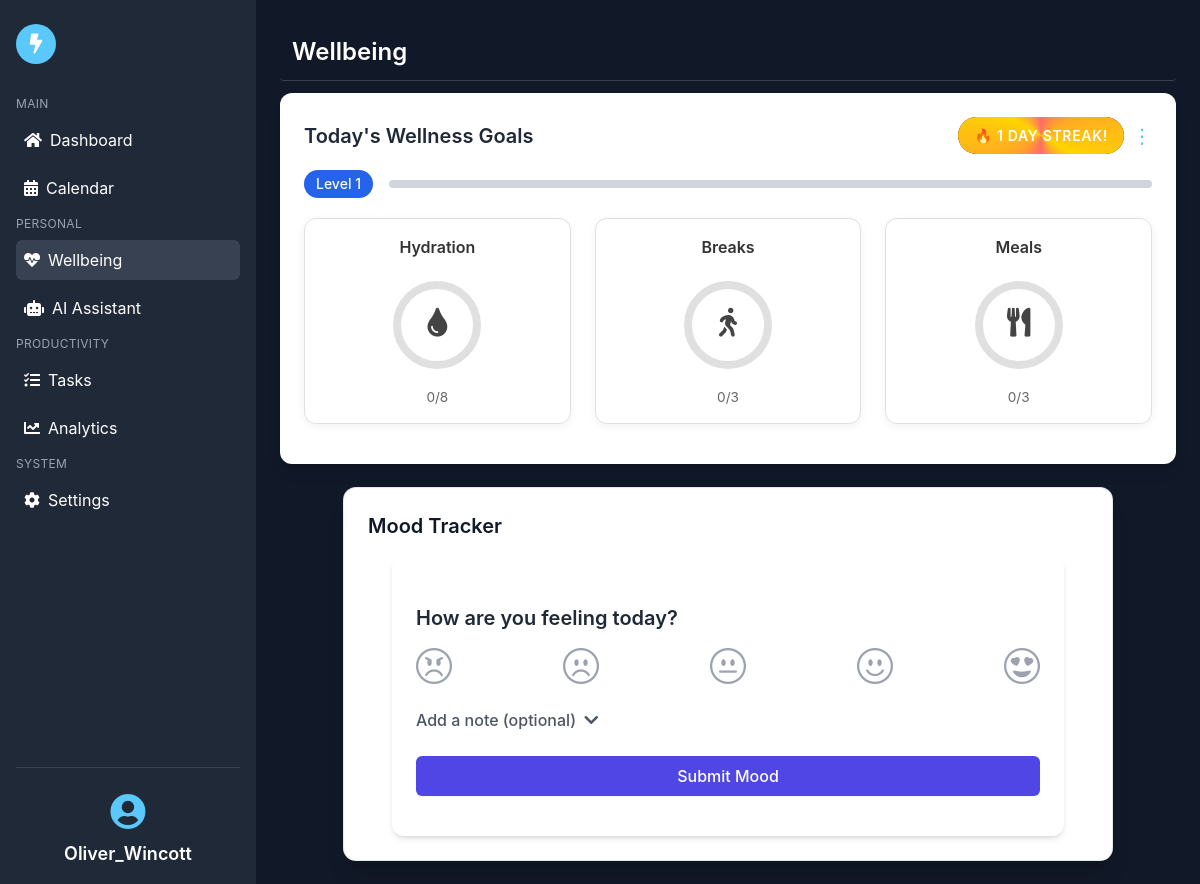
The page /wellbeing/ (signed in) on the database its author committed.
### calendar_app/models.py (models this page shows, shortened)
class DailyWellness(models.Model):
    user = models.ForeignKey(User, on_delete=models.CASCADE)
    date = models.DateField(default=date.today)
    water_intake = models.IntegerField(default=0)
    movement_breaks = models.IntegerField(default=0)
    healthy_meals = models.IntegerField(default=0)
    water_goal = models.IntegerField(default=8)
    breaks_goal = models.IntegerField(default=3)
    meals_goal = models.IntegerField(default=3)
    goal_completed = models.BooleanField(default=False)  # for streaks
    level = models.IntegerField(default=1)               # for gamification
    xp = models.IntegerField(default=0)                  # experience points

### calendar_app/views.py (the view)
# urls.py: path('wellbeing/', views.wellbeing_view, name='wellbeing'),
@login_required
def wellbeing_view(request):
    reminders = Reminder.objects.filter(user=request.user)
    wellness, created = DailyWellness.objects.get_or_create(
        user=request.user,
        date=date.today()
    )
    today = now().date()
    yesterday = today - timedelta(days=1)
    wellness_entries = DailyWellness.objects.filter(user=request.user).order_by('-date')
    streak = 0
    skipped_today = False
    for entry in wellness_entries:
        if entry.date == today:
            if entry.goal_completed:
                streak += 1
            else:
                skipped_today = True
                continue  # Don't break yet — check yesterday
        elif entry.date == yesterday:
            if entry.goal_completed:
                streak += 1
            else:
                break
        elif entry.goal_completed:
            streak += 1
        else:
            break
    return render(request, 'wellbeing.html', {
        'reminders': reminders,
        'wellness': wellness,
        'wellness_streak': streak
    })

### calendar_app/templates/wellbeing.html (shortened to what this page needs)
{% load static %}
{% block head %}
<script src="https://cdn.tailwindcss.com"></script>
<link rel="stylesheet" href="https://cdnjs.cloudflare.com/ajax/libs/font-awesome/5.15.3/css/all.min.css"/>
{% endblock head %}
{% block content %}
<div class="min-h-screen bg-gray-900 text-white font-sans">
  <div class="flex flex-col md:flex-row">
    {% include 'includes/sidebar.html' %}
    <main class="flex-1 p-4 md:p-6">
      {% include 'includes/topbar.html' with page_title="Wellbeing" %}
      <section class="mb-6">
        <div class="bg-white text-gray-800 rounded-xl shadow-lg p-6">
          <div class="flex justify-between items-center mb-4">
            <h3 class="text-xl font-semibold">Today's Wellness Goals</h3>
            <div class="flex items-center space-x-2">
              <span class="streak-fire-badge">
                🔥 {{ wellness_streak }} day streak!
              </span>
              <button class="text-primary hover:text-blue-600 text-xl" id="editGoalsBtn" title="Edit Wellness Goals">&#8942;</button>
            </div>
          </div>
          <div class="flex items-center space-x-4 mb-5">
            <span id="wellness-level" class="bg-blue-600 text-white text-sm font-medium px-3 py-1 rounded-full">Level 1</span>
            <div class="flex-1 bg-gray-300 rounded-full h-2 overflow-hidden">
            </div>
          </div>
          {% include 'includes/wellness_stats.html' %}
        </div>
      </section>
      <section class="w-full flex justify-center">
        <div class="max-w-3xl w-full bg-white text-gray-900 rounded-xl p-6 shadow-xl ring-1 ring-gray-200">
          <h3 class="text-xl font-semibold mb-4">Mood Tracker</h3>
          {% include 'includes/mood_tracker.html' %}
        </div>
      </section>
    </main>
  </div>
</div>
{% endblock %}

### calendar_app/templates/includes/sidebar.html
{% load static %}
<aside class="w-full md:w-64 h-screen bg-gray-800 text-white p-4 flex flex-col justify-between sticky top-0">
  <div class="mb-6">
    <div class="flex items-center mb-8 mt-2">
      <div class="w-10 h-10 bg-primary text-white rounded-full flex items-center justify-center hover:animate-pulse">
        <i class="fas fa-bolt text-xl"></i>
      </div>
    </div>
    <nav class="flex flex-col space-y-2">
      <ul class="space-y-2">
        <li class="text-xs uppercase tracking-wide text-gray-400">Main</li>
        <li>
          <a href="{% url 'dashboard' %}" class="flex items-center gap-2 text-white hover:text-primary hover:bg-gray-700 rounded-md px-2 py-2 transition {% if request.path == '/dashboard/' %}bg-gray-700 text-primary{% endif %}">
            <i class="fas fa-home"></i> Dashboard
          </a>
        </li>
        <li>
          <a href="{% url 'calendar' %}" class="flex items-center gap-2 text-white hover:text-primary hover:bg-gray-700 rounded-md px-2 py-2 transition {% if request.path == '/calendar/' %}bg-gray-700 text-primary{% endif %}">
            <i class="fas fa-calendar-alt"></i> Calendar
          </a>
        </li>
        <li class="mt-6 text-xs uppercase tracking-wide text-gray-400">Personal</li>
        <li>
          <a href="{% url 'wellbeing' %}" class="flex items-center gap-2 text-white hover:text-primary hover:bg-gray-700 rounded-md px-2 py-2 transition {% if request.path == '/wellbeing/' %}bg-gray-700 text-primary{% endif %}">
            <i class="fas fa-heartbeat"></i> Wellbeing
          </a>
        </li>
        <li>
          <a href="{% url 'ai_assistant' %}" class="flex items-center gap-2 text-white hover:text-primary hover:bg-gray-700 rounded-md px-2 py-2 transition {% if request.path == '/ai-assistant/' %}bg-gray-700 text-primary{% endif %}">
            <i class="fas fa-robot"></i> AI Assistant
          </a>
        </li>
        <li class="mt-6 text-xs uppercase tracking-wide text-gray-400">Productivity</li>
        <li>
          <a href="{% url 'tasks' %}" class="flex items-center gap-2 text-white hover:text-primary hover:bg-gray-700 rounded-md px-2 py-2 transition {% if request.path == '/tasks/' %}bg-gray-700 text-primary{% endif %}">
            <i class="fas fa-tasks"></i> Tasks
          </a>
        </li>
        <li>
          <a href="{% url 'analytics' %}" class="flex items-center gap-2 text-white hover:text-primary hover:bg-gray-700 rounded-md px-2 py-2 transition {% if request.path == '/analytics/' %}bg-gray-700 text-primary{% endif %}">
            <i class="fas fa-chart-line"></i> Analytics
          </a>
        </li>
        <li class="mt-6 text-xs uppercase tracking-wide text-gray-400">System</li>
        <li>
          <a href="#" class="flex items-center gap-2 text-white hover:text-primary hover:bg-gray-700 rounded-md px-2 py-2 transition">
            <i class="fas fa-cog"></i> Settings
          </a>
        </li>
      </ul>
    </nav>
  </div>
  <div class="mt-8">
    <div class="border-t border-gray-700 pt-6 text-center">
      <i class="fas fa-user-circle text-4xl mb-2 text-primary"></i>
      <h4 class="text-lg font-semibold">{{ user.get_full_name|default:user.username }}</h4>
    </div>
  </div>
</aside>

### calendar_app/templates/includes/wellness_stats.html (shortened to what this page needs)
<div class="wellness-stats-container">
  <div class="wellness-card" data-type="water">
    <h6>Hydration</h6>
    <div class="progress-ring">
      <svg width="100" height="100">
        <circle class="bg" cx="50" cy="50" r="40" />
        <circle class="progress" cx="50" cy="50" r="40" stroke-dasharray="251.2" stroke-dashoffset="251.2" />
      </svg>
      <button class="progress-ring-icon update-btn" data-goal="water">
        <i class="fas fa-tint"></i>
      </button>
    </div>
    <div class="goal-text">
      <span id="water-progress">
        {{ wellness.water_intake|default:0 }}/{{ wellness.water_goal|default:8 }}
      </span>
    </div>
  </div>
  <div class="wellness-card" data-type="breaks">
    <h6>Breaks</h6>
    <div class="progress-ring">
      <svg width="100" height="100">
        <circle class="bg" cx="50" cy="50" r="40" />
        <circle class="progress" cx="50" cy="50" r="40" stroke-dasharray="251.2" stroke-dashoffset="251.2" />
      </svg>
      <button class="progress-ring-icon update-btn" data-goal="breaks">
        <i class="fas fa-walking"></i>
      </button>
    </div>
    <div class="goal-text">
      <span id="breaks-progress">
        {{ wellness.movement_breaks|default:0 }}/{{ wellness.breaks_goal|default:3 }}
      </span>
    </div>
  </div>
  <div class="wellness-card" data-type="meals">
    <h6>Meals</h6>
    <div class="progress-ring">
      <svg width="100" height="100">
        <circle class="bg" cx="50" cy="50" r="40" />
        <circle class="progress" cx="50" cy="50" r="40" stroke-dasharray="251.2" stroke-dashoffset="251.2" />
      </svg>
      <button class="progress-ring-icon update-btn" data-goal="meals">
        <i class="fas fa-utensils"></i>
      </button>
    </div>
    <div class="goal-text">
      <span id="meals-progress">
        {{ wellness.healthy_meals|default:0 }}/{{ wellness.meals_goal|default:3 }}
      </span>
    </div>
  </div>
</div>

### calendar_app/templates/wellbeing.html (style rules this page uses)
.streak-fire-badge { position: relative; border-radius: 9999px; background: #111; z-index: 1; overflow: hidden; display: inline-flex; align-items: center; justify-content: center; padding: 0.5rem 1rem; font-size: 0.875rem; font-weight: 600; color: white; text-transform: uppercase; letter-spacing: 0.05em; }
.streak-fire-badge::before { content: ''; position: absolute; inset: -2px; z-index: -1; border-radius: inherit; background: conic-gradient( from 0deg, #ff6b6b, #ffa726, #ffd600, #ff6b6b, #ffa726, #ffd600, #ff6b6b ); animation: firePulse 2.5s ease-in-out infinite; padding: 2px; mask: linear-gradient(#0000 0 0) content-box, linear-gradient(#000 0 0); -webkit-mask: linear-gradient(#0000 0 0) content-box, linear-gradient(#000 0 0); mask-composite: exclude; -webkit-mask-composite: destination-out; }

### calendar_app/templates/includes/wellness_stats.html (style rules this page uses)
.wellness-stats-container { display: flex; flex-wrap: wrap; gap: 1.5rem; justify-content: space-between; margin-bottom: 1rem; }
.wellness-card { flex: 1; min-width: 200px; background-color: #ffffff; border: 1px solid #e0e0e0; border-radius: 12px; padding: 1rem; text-align: center; box-shadow: 0 2px 8px rgba(0, 0, 0, 0.06); transition: transform 0.2s ease; }
.wellness-card h6 { font-weight: 600; font-size: 1rem; margin-bottom: 1rem; color: #333; }
.progress-ring { position: relative; width: 100px; height: 100px; margin: 0 auto 12px; }
.progress-ring svg { transform: rotate(-90deg); }
.progress-ring-icon { position: absolute; top: 50%; left: 50%; transform: translate(-50%, -55%); font-size: 1.8rem; color: #444; z-index: 1; cursor: pointer; background: none; border: none; }
.goal-text { font-size: 0.85rem; color: #666; }

### rows shown on the page
DailyWellness: water_intake "0", water_goal "8", movement_breaks "0", breaks_goal "3", healthy_meals "0", meals_goal "3"

### other values the page prints
{{ user.get_full_name|default:user.username }} "Oliver_Wincott"
{{ page_title }} "Wellbeing"
{{ wellness_streak }} "1"
